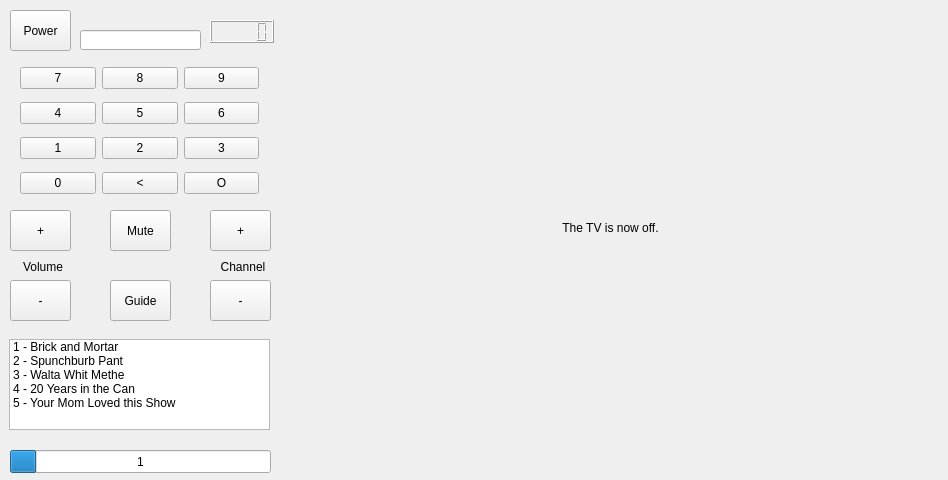
<?xml version="1.0" encoding="UTF-8"?>
<ui version="4.0">
 <class>MainWindow</class>
 <widget class="QMainWindow" name="MainWindow">
  <property name="geometry">
   <rect>
    <x>0</x>
    <y>0</y>
    <width>948</width>
    <height>480</height>
   </rect>
  </property>
  <property name="windowTitle">
   <string>MainWindow</string>
  </property>
  <widget class="QWidget" name="centralwidget">
   <widget class="QStackedWidget" name="channelWidget">
    <property name="geometry">
     <rect>
      <x>280</x>
      <y>0</y>
      <width>671</width>
      <height>481</height>
     </rect>
    </property>
    <property name="currentIndex">
     <number>0</number>
    </property>
    <widget class="QWidget" name="off">
     <widget class="QLabel" name="offLabel">
      <property name="geometry">
       <rect>
        <x>230</x>
        <y>220</y>
        <width>201</width>
        <height>16</height>
       </rect>
      </property>
      <property name="text">
       <string>The TV is now off.</string>
      </property>
      <property name="alignment">
       <set>Qt::AlignCenter</set>
      </property>
     </widget>
    </widget>
    <widget class="QWidget" name="channel1">
     <widget class="QLabel" name="picture1">
      <property name="geometry">
       <rect>
        <x>-430</x>
        <y>-220</y>
        <width>1201</width>
        <height>771</height>
       </rect>
      </property>
      <property name="text">
       <string>&lt;html&gt;&lt;head/&gt;&lt;body&gt;&lt;p&gt;&lt;img src=&quot;:/pictures/brick.webp&quot;/&gt;&lt;/p&gt;&lt;/body&gt;&lt;/html&gt;</string>
      </property>
     </widget>
    </widget>
    <widget class="QWidget" name="channel2">
     <widget class="QLabel" name="picture2">
      <property name="geometry">
       <rect>
        <x>-520</x>
        <y>-350</y>
        <width>1231</width>
        <height>921</height>
       </rect>
      </property>
      <property name="text">
       <string>&lt;html&gt;&lt;head/&gt;&lt;body&gt;&lt;p&gt;&lt;img src=&quot;:/pictures/bob.webp&quot;/&gt;&lt;/p&gt;&lt;/body&gt;&lt;/html&gt;</string>
      </property>
     </widget>
    </widget>
    <widget class="QWidget" name="channel3">
     <widget class="QLabel" name="picture3">
      <property name="geometry">
       <rect>
        <x>-490</x>
        <y>0</y>
        <width>1341</width>
        <height>681</height>
       </rect>
      </property>
      <property name="text">
       <string>&lt;html&gt;&lt;head/&gt;&lt;body&gt;&lt;p&gt;&lt;img src=&quot;:/pictures/bad.png&quot;/&gt;&lt;/p&gt;&lt;/body&gt;&lt;/html&gt;</string>
      </property>
     </widget>
    </widget>
    <widget class="QWidget" name="channel4">
     <widget class="QLabel" name="picture4">
      <property name="geometry">
       <rect>
        <x>-400</x>
        <y>-180</y>
        <width>1061</width>
        <height>691</height>
       </rect>
      </property>
      <property name="text">
       <string>&lt;html&gt;&lt;head/&gt;&lt;body&gt;&lt;p&gt;&lt;img src=&quot;:/pictures/gaba.webp&quot;/&gt;&lt;/p&gt;&lt;/body&gt;&lt;/html&gt;</string>
      </property>
     </widget>
    </widget>
    <widget class="QWidget" name="channel5">
     <widget class="QLabel" name="picture5">
      <property name="geometry">
       <rect>
        <x>-510</x>
        <y>-30</y>
        <width>1181</width>
        <height>891</height>
       </rect>
      </property>
      <property name="text">
       <string>&lt;html&gt;&lt;head/&gt;&lt;body&gt;&lt;p&gt;&lt;img src=&quot;:/pictures/lady.jpg&quot;/&gt;&lt;/p&gt;&lt;/body&gt;&lt;/html&gt;</string>
      </property>
     </widget>
    </widget>
   </widget>
   <widget class="QLineEdit" name="inputLine">
    <property name="geometry">
     <rect>
      <x>80</x>
      <y>30</y>
      <width>121</width>
      <height>20</height>
     </rect>
    </property>
    <property name="inputMethodHints">
     <set>Qt::ImhNone</set>
    </property>
    <property name="inputMask">
     <string/>
    </property>
    <property name="text">
     <string/>
    </property>
    <property name="readOnly">
     <bool>true</bool>
    </property>
   </widget>
   <widget class="QWidget" name="gridLayoutWidget">
    <property name="geometry">
     <rect>
      <x>20</x>
      <y>60</y>
      <width>239</width>
      <height>141</height>
     </rect>
    </property>
    <layout class="QGridLayout" name="keypadLayout">
     <item row="1" column="2">
      <widget class="QPushButton" name="pushButton_six">
       <property name="text">
        <string>6</string>
       </property>
      </widget>
     </item>
     <item row="1" column="1">
      <widget class="QPushButton" name="pushButton_five">
       <property name="text">
        <string>5</string>
       </property>
      </widget>
     </item>
     <item row="2" column="1">
      <widget class="QPushButton" name="pushButton_two">
       <property name="text">
        <string>2</string>
       </property>
      </widget>
     </item>
     <item row="1" column="0">
      <widget class="QPushButton" name="pushButton_four">
       <property name="text">
        <string>4</string>
       </property>
      </widget>
     </item>
     <item row="0" column="2">
      <widget class="QPushButton" name="pushButton_nine">
       <property name="text">
        <string>9</string>
       </property>
      </widget>
     </item>
     <item row="0" column="0">
      <widget class="QPushButton" name="pushButton_seven">
       <property name="text">
        <string>7</string>
       </property>
      </widget>
     </item>
     <item row="0" column="1">
      <widget class="QPushButton" name="pushButton_eight">
       <property name="text">
        <string>8</string>
       </property>
      </widget>
     </item>
     <item row="2" column="0">
      <widget class="QPushButton" name="pushButton_one">
       <property name="text">
        <string>1</string>
       </property>
      </widget>
     </item>
     <item row="2" column="2">
      <widget class="QPushButton" name="pushButton_three">
       <property name="text">
        <string>3</string>
       </property>
      </widget>
     </item>
     <item row="3" column="0">
      <widget class="QPushButton" name="pushButton_zero">
       <property name="text">
        <string>0</string>
       </property>
      </widget>
     </item>
     <item row="3" column="2">
      <widget class="QPushButton" name="pushButton_confirm">
       <property name="text">
        <string>O</string>
       </property>
      </widget>
     </item>
     <item row="3" column="1">
      <widget class="QPushButton" name="pushButton_backspace">
       <property name="text">
        <string>&lt;</string>
       </property>
      </widget>
     </item>
    </layout>
   </widget>
   <widget class="QLCDNumber" name="lcdNumber">
    <property name="geometry">
     <rect>
      <x>210</x>
      <y>20</y>
      <width>64</width>
      <height>23</height>
     </rect>
    </property>
   </widget>
   <widget class="QPushButton" name="pushButton_power">
    <property name="geometry">
     <rect>
      <x>10</x>
      <y>10</y>
      <width>61</width>
      <height>41</height>
     </rect>
    </property>
    <property name="text">
     <string>Power</string>
    </property>
   </widget>
   <widget class="QLabel" name="label_error">
    <property name="geometry">
     <rect>
      <x>70</x>
      <y>10</y>
      <width>141</width>
      <height>20</height>
     </rect>
    </property>
    <property name="text">
     <string/>
    </property>
    <property name="alignment">
     <set>Qt::AlignCenter</set>
    </property>
   </widget>
   <widget class="QPushButton" name="pushButton_volUp">
    <property name="geometry">
     <rect>
      <x>10</x>
      <y>210</y>
      <width>61</width>
      <height>41</height>
     </rect>
    </property>
    <property name="text">
     <string>+</string>
    </property>
   </widget>
   <widget class="QPushButton" name="pushButton_volDown">
    <property name="geometry">
     <rect>
      <x>10</x>
      <y>280</y>
      <width>61</width>
      <height>41</height>
     </rect>
    </property>
    <property name="text">
     <string>-</string>
    </property>
   </widget>
   <widget class="QLabel" name="label_volume">
    <property name="geometry">
     <rect>
      <x>20</x>
      <y>260</y>
      <width>46</width>
      <height>13</height>
     </rect>
    </property>
    <property name="text">
     <string>Volume</string>
    </property>
    <property name="alignment">
     <set>Qt::AlignCenter</set>
    </property>
   </widget>
   <widget class="QPushButton" name="pushButton_chUp">
    <property name="geometry">
     <rect>
      <x>210</x>
      <y>210</y>
      <width>61</width>
      <height>41</height>
     </rect>
    </property>
    <property name="text">
     <string>+</string>
    </property>
   </widget>
   <widget class="QPushButton" name="pushButton_chDown">
    <property name="geometry">
     <rect>
      <x>210</x>
      <y>280</y>
      <width>61</width>
      <height>41</height>
     </rect>
    </property>
    <property name="text">
     <string>-</string>
    </property>
   </widget>
   <widget class="QLabel" name="label_channel">
    <property name="geometry">
     <rect>
      <x>220</x>
      <y>260</y>
      <width>46</width>
      <height>13</height>
     </rect>
    </property>
    <property name="text">
     <string>Channel</string>
    </property>
    <property name="alignment">
     <set>Qt::AlignCenter</set>
    </property>
   </widget>
   <widget class="QPushButton" name="pushButton_mute">
    <property name="geometry">
     <rect>
      <x>110</x>
      <y>210</y>
      <width>61</width>
      <height>41</height>
     </rect>
    </property>
    <property name="text">
     <string>Mute</string>
    </property>
   </widget>
   <widget class="QProgressBar" name="volumeBar">
    <property name="geometry">
     <rect>
      <x>10</x>
      <y>450</y>
      <width>261</width>
      <height>23</height>
     </rect>
    </property>
    <property name="maximum">
     <number>10</number>
    </property>
    <property name="value">
     <number>1</number>
    </property>
    <property name="textVisible">
     <bool>true</bool>
    </property>
    <property name="format">
     <string>%v</string>
    </property>
   </widget>
   <widget class="QLabel" name="label_muted">
    <property name="geometry">
     <rect>
      <x>110</x>
      <y>430</y>
      <width>46</width>
      <height>13</height>
     </rect>
    </property>
    <property name="text">
     <string/>
    </property>
    <property name="alignment">
     <set>Qt::AlignCenter</set>
    </property>
   </widget>
   <widget class="QPushButton" name="pushButton_guide">
    <property name="geometry">
     <rect>
      <x>110</x>
      <y>280</y>
      <width>61</width>
      <height>41</height>
     </rect>
    </property>
    <property name="text">
     <string>Guide</string>
    </property>
   </widget>
   <widget class="QStackedWidget" name="guideWidget">
    <property name="geometry">
     <rect>
      <x>9</x>
      <y>339</y>
      <width>261</width>
      <height>91</height>
     </rect>
    </property>
    <property name="currentIndex">
     <number>1</number>
    </property>
    <widget class="QWidget" name="hidden"/>
    <widget class="QWidget" name="visible">
     <widget class="QListWidget" name="listWidget">
      <property name="geometry">
       <rect>
        <x>0</x>
        <y>0</y>
        <width>261</width>
        <height>91</height>
       </rect>
      </property>
      <item>
       <property name="text">
        <string>1 - Brick and Mortar</string>
       </property>
      </item>
      <item>
       <property name="text">
        <string>2 - Spunchburb Pant</string>
       </property>
      </item>
      <item>
       <property name="text">
        <string>3 - Walta Whit Methe</string>
       </property>
      </item>
      <item>
       <property name="text">
        <string>4 - 20 Years in the Can</string>
       </property>
      </item>
      <item>
       <property name="text">
        <string>5 - Your Mom Loved this Show</string>
       </property>
      </item>
     </widget>
    </widget>
   </widget>
  </widget>
 </widget>
 <resources>
  <include location="assets/brick.qrc"/>
 </resources>
 <connections/>
</ui>
